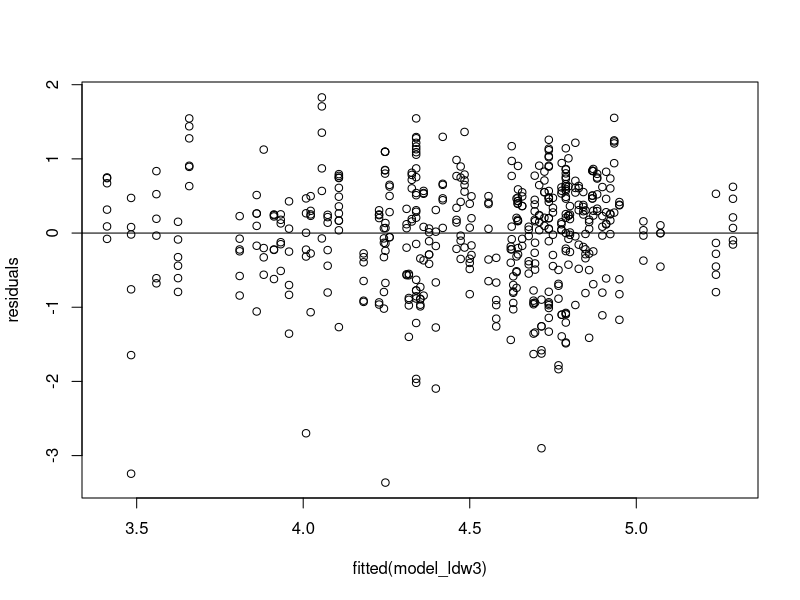

This figure's R source: (Note: this script raises an error after producing the figure.)
#load the data and start with the analyses
library(reshape2)
library(nlme)

data <- read.csv("data/famar_clean.csv", header=T, sep=",")
#We are going to establish a linear relationship between biomass
#production and the predictors by doing a log of biomass
lCtr <- lmeControl(maxIter = 500, msMaxIter = 500, tolerance = 1e-6, niterEM = 250, msMaxEval = 200)

#1.leaf dry weight (L.DW)----
model_ldw1 <- lme(log(L.DW) ~ SITE, data=data, random=~1|REPLICATE, control=lCtr, correlation= corAR1(),
                method='REML',na.action=na.omit)

model_ldw2 <- lme(log(L.DW) ~ SITE + NH4.uM.mean, data=data, random=~1|REPLICATE, control=lCtr, correlation= corAR1(),
                  method='REML',na.action=na.omit)

model_ldw3 <- lme(log(L.DW) ~ SITE + NH4.uM.mean + NO3.uM.mean, data=data, random=~1|REPLICATE, control=lCtr, correlation= corAR1(),
                  method='REML',na.action=na.omit)

AIC(model_ldw1, model_ldw2, model_ldw3)
#Model checking plot 
residuals <- resid(model_ldw3)
plot(fitted(model_ldw3), residuals)
abline(0,0)
plot(fitted(model_ldw3), log(data$L.DW)) # this lines does not work yet
qqnorm(residuals)
qqline(residuals)

#2.below ground dry weight (BG.DW)----

#model1 <- lme(log(L.DW) ~ SITE, data=data, random=~1|REPLICATE, control=lCtr, correlation=corAR1(form=~S.date), method='REML', na.action=na.omit)

